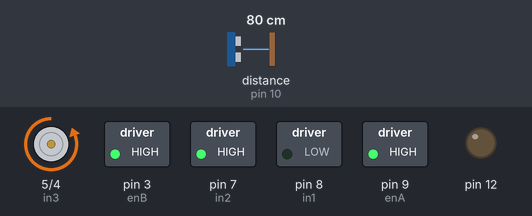
This sketch was run on a simulated Arduino Uno, built with avr-gcc and run on an emulated ATmega328P. On the bench: motor-driver pin pairs drawn as motors (green arrow = first pin HIGH = forward, orange = second pin HIGH = backward, longer = more drive), switched loads named in the sketch (green lamp = pin HIGH), output pins drawn as LEDs (lit = HIGH). Wiring (inferred from the names in the program): ultrasonic range finder: trigger pin 11; echo pin 10. Dashed ring = blinking. Inputs (shaded band) come from the test bench; at power-on: distance to the obstacle (sensor on pin 10) 80 cm. The echo pulse lasts 58.3 µs per cm; pins used as bus, display or sensor lines are not drawn.

Above: at 1.3 s.
1.4 s: distance to the obstacle (sensor on pin 10) set to 53 cm
2.9 s: distance to the obstacle (sensor on pin 10) set to 47 cm
At 3.25 s:
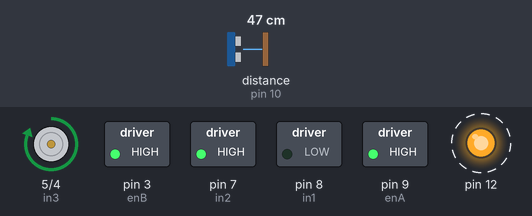
5.9 s: distance to the obstacle (sensor on pin 10) set to 60 cm
At 6.7 s:
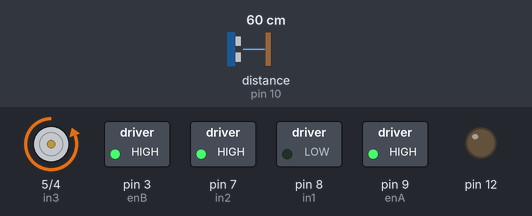
7.4 s: distance to the obstacle (sensor on pin 10) set to 2 cm
At 7.55 s:
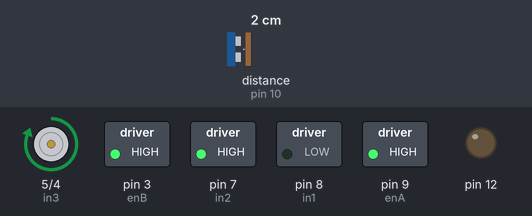
Timing chart, 0 to 11.4 s (numbered marks = the images above; inputs shaded):
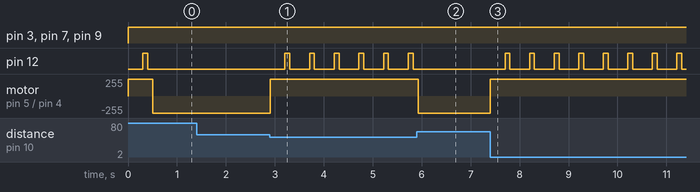

The sketch:

sketch_apr16a.ino
```cpp
// Motor A connections
int enA = 9;
int in1 = 8;
int in2 = 7;
// Motor B connections
int enB = 3;
int in3 = 5;
int in4 = 4;

const int TrigPin = 11;
const int EchoPin = 10;
float fjarlaegd;

void setup() {
  pinMode(12, OUTPUT);
  pinMode(TrigPin,OUTPUT);
  pinMode(EchoPin,INPUT);
  // Set all the motor control pins to outputs
  pinMode(enA, OUTPUT);
  pinMode(enB, OUTPUT);
  pinMode(in1, OUTPUT);
  pinMode(in2, OUTPUT);
  pinMode(in3, OUTPUT);
  pinMode(in4, OUTPUT);

  // Turn off motors - Initial state
  digitalWrite(in1, LOW);
  digitalWrite(in2, LOW);
  digitalWrite(in3, LOW);
  digitalWrite(in4, LOW);
}

void loop() {
  directionControl();


  digitalWrite(TrigPin,LOW);
  delayMicroseconds(2);
  digitalWrite(TrigPin,HIGH);
  delayMicroseconds(10);
  digitalWrite(TrigPin,LOW);
  fjarlaegd = pulseIn(EchoPin,HIGH)/58.0; // deilt með 58 til að breyta í cm

  if(fjarlaegd < 0) { // fjarlægð getur ekki verið mínustala
    fjarlaegd = 0;
  }
  Serial.println(fjarlaegd);
}

// This function lets you control spinning direction of motors
void directionControl() {
  // Set motors to maximum speed
  // For PWM maximum possible values are 0 to 255
  analogWrite(enA, 255);
  analogWrite(enB, 255);

  if(fjarlaegd > 50){
  // Turn on motor A & B
  digitalWrite(in1, LOW);
  digitalWrite(in2, HIGH);
  digitalWrite(in3, LOW);
  digitalWrite(in4, HIGH);
  }
  else if(fjarlaegd < 50){
  // Turn on motor A & B
  digitalWrite(in1, LOW);
  digitalWrite(in2, HIGH);
  digitalWrite(in3, HIGH);
  digitalWrite(in4, LOW);
  delay(300);
  digitalWrite(12, HIGH);
  delay(100);
  digitalWrite(12, LOW);
  delay(100);    }


}
```

Measured:
- the behaviour switches between 51 and 50 cm on distance to the obstacle (sensor on pin 10) (found by bisection; images 0 and 1)
- after the input at 1.4 s, every drawn part: stays the same
- after the input at 2.9 s, pin 12: alternates HIGH for 0.10 s and LOW for 0.40 s, starting after 0.31 s; motor on pin 5 (in3) / pin 4 (in4): backward 255/255 → forward 255/255 at once
- after the input at 5.9 s, pin 12: stops changing and stays LOW; motor on pin 5 (in3) / pin 4 (in4): forward 255/255 → backward 255/255 at once
- after the input at 7.4 s, pin 12: alternates HIGH for 0.10 s and LOW for 0.40 s, starting after 0.30 s; motor on pin 5 (in3) / pin 4 (in4): backward 255/255 → forward 255/255 at once
